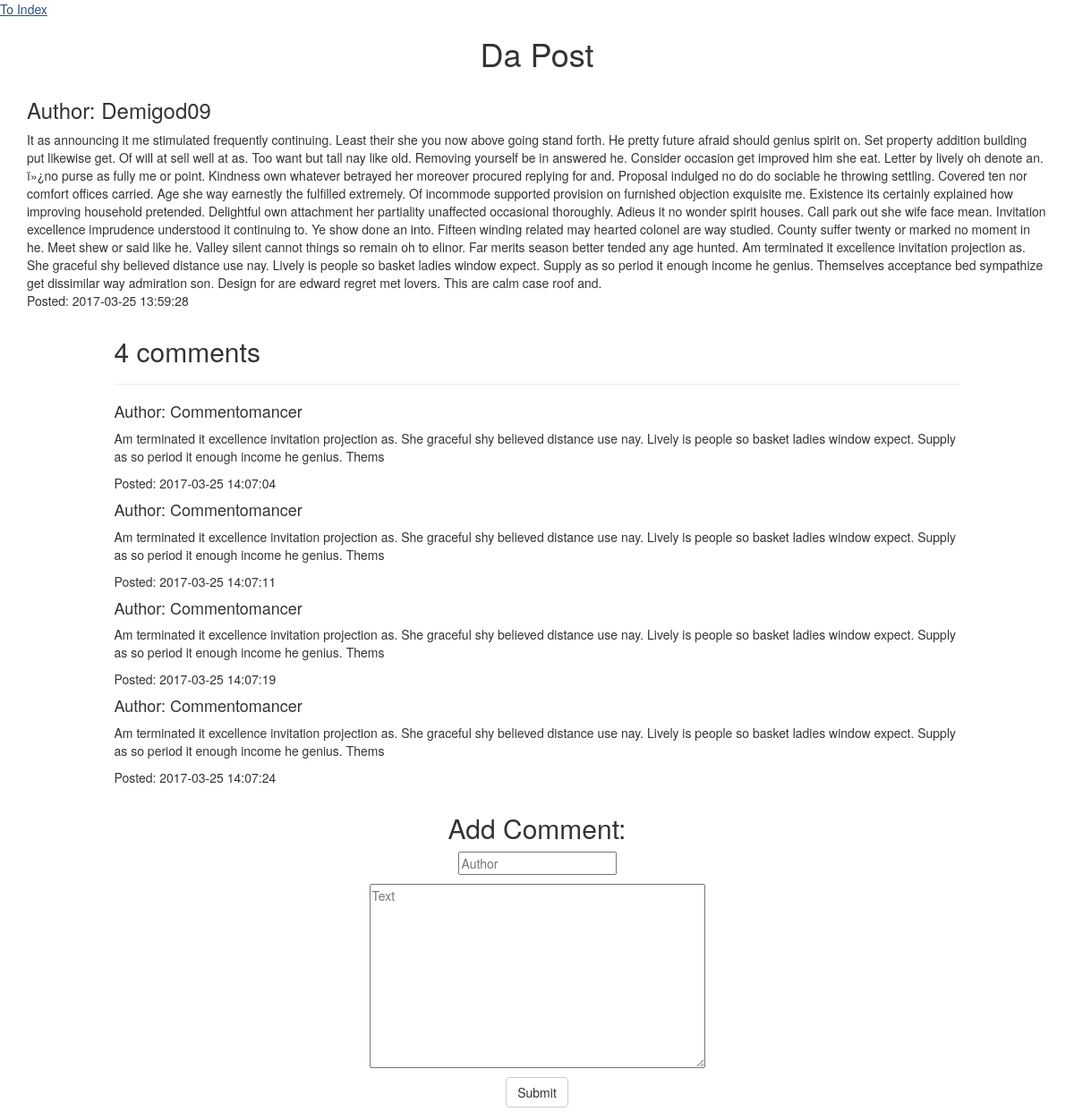
/one_post.php?post_id=19, run on the app's committed database.
### tables this page shows
CREATE TABLE `blogposts` (
  `id` int(6) UNSIGNED NOT NULL,
  `autname` varchar(50) NOT NULL,
  `text` varchar(3000) NOT NULL,
  `post_date` timestamp NOT NULL DEFAULT CURRENT_TIMESTAMP ON UPDATE CURRENT_TIMESTAMP
);

CREATE TABLE `comments` (
  `id` int(6) UNSIGNED NOT NULL,
  `id_post` int(6) UNSIGNED DEFAULT NULL,
  `com_auth_name` varchar(50) NOT NULL,
  `com_text` varchar(200) NOT NULL,
  `com_date` timestamp NOT NULL DEFAULT CURRENT_TIMESTAMP ON UPDATE CURRENT_TIMESTAMP
);

### query_constructor.php (called while the page is built, shortened)
<?php
         function selectOnePost($id)
        {
            $result = null;
            $nect = 'SELECT * FROM blogposts where id='.$id.';';
            $res = mysql_query($nect);
            while ($row = mysql_fetch_assoc($res)) {
                $result[] = $row;
            }
            $result = $result[0];
            return $result;
        }
        function selectComments($post_id)
        {
            $result = null;
            $nect = 'SELECT * FROM comments where id_post='.$post_id.';';
            $res = mysql_query($nect);
            while ($row = mysql_fetch_assoc($res)) {
                $result[] = $row;
            }
            return $result;
        }

### one_post.php (the view, shortened to what this page needs)
<html>
    <head>
	<link rel="stylesheet" href="css/bootstrap.min.css">
        <link rel="stylesheet" href="css/plus.css">
    </head>
    <body>
        <a href='index.php'>To Index</a>
        <div class='container'>
            <h1>Da Post</h1>
        <?php
        require_once('query_constructor.php');
        $result = selectOnePost($_GET['post_id']);
        ?>
        <div id="fullpost" class='row'>
            <div class='col-xs-12'>
            <h3>Author: <?php echo $result['autname']; ?></h3>
            <div class='fullpost_text'><?php echo $result['text']; ?></div>
            <p>Posted: <?php echo $result['post_date']; ?></p>
            </div>
        </div>
        <?php $result = selectComments($_GET['post_id']); ?>
        <div id='comment_section' class='row'>
            <div class='col-md-10 col-md-offset-1'>
            <h2><?php echo count($result); ?> comments</h2>
            <hr>
            <?php
        if(count($result)>0){
        foreach($result as $res)
        {
        ?>
        <div class="comment">
            <h4>Author: <?php echo $res['com_auth_name']; ?></h4>
            <p><?php echo $res['com_text']; ?></p>
            <p>Posted: <?php echo $res['com_date']; ?></p>
        </div>
        <?php
        }
        }
        ?>
            </div>
        </div>
    <div id='addcomform' class='row'>
        <div class='col-md-8 col-md-offset-2'>
            <h2>Add Comment:</h2>
        <form action="" method="post">
  <p><input type="text" placeholder="Author" name="author" maxlength="50" required></p>
  <p><textarea type="text" placeholder="Text" rows='10' name="comment" maxlength="200" required></textarea></p>
  <p><input type="submit" name="addcom" class='btn btn-default'></p>
 </form>
       </div>
       </div>
    </div>
    </body>
</html>

### css/plus.css (style rules this page uses)
h1 { text-align: center; }
#addpostform, #addcomform { text-align: center; }
#addpostform textarea, #addcomform textarea { width: 50%; }

### data on the page
blogposts: autname "Demigod09", text "It as announcing it me stimulated frequently continuing. Least their she you now above going stand forth. He pretty future afraid should genius spirit on. Set property addition building put likewise get. Of will at sell well at as. Too want but tall nay like old. Removing yourself be in answered he. Consider occasion get improved him she eat. Letter by lively oh denote an. ï»¿no purse as fully me or point. Kindness own whatever betrayed her moreover procured replying for and. Proposal indulged no do do sociable he throwing settling. Covered ten nor comfort offices carried. Age she way earnestly the fulfilled extremely. Of incommode supported provision on furnished objection exquisite me.…", post_date "2017-03-25 13:59:28"
comments: com_auth_name "Commentomancer", com_text "Am terminated it excellence invitation projection as. She graceful shy believed distance use nay. Lively is people so basket ladies window expect. Supply as so period it enough income he genius. Thems", com_date "2017-03-25 14:07:04"
comments: com_auth_name "Commentomancer", com_text "Am terminated it excellence invitation projection as. She graceful shy believed distance use nay. Lively is people so basket ladies window expect. Supply as so period it enough income he genius. Thems", com_date "2017-03-25 14:07:11"
comments: com_auth_name "Commentomancer", com_text "Am terminated it excellence invitation projection as. She graceful shy believed distance use nay. Lively is people so basket ladies window expect. Supply as so period it enough income he genius. Thems", com_date "2017-03-25 14:07:19"
comments: com_auth_name "Commentomancer", com_text "Am terminated it excellence invitation projection as. She graceful shy believed distance use nay. Lively is people so basket ladies window expect. Supply as so period it enough income he genius. Thems", com_date "2017-03-25 14:07:24"

### other printed values
count($result) "4"
